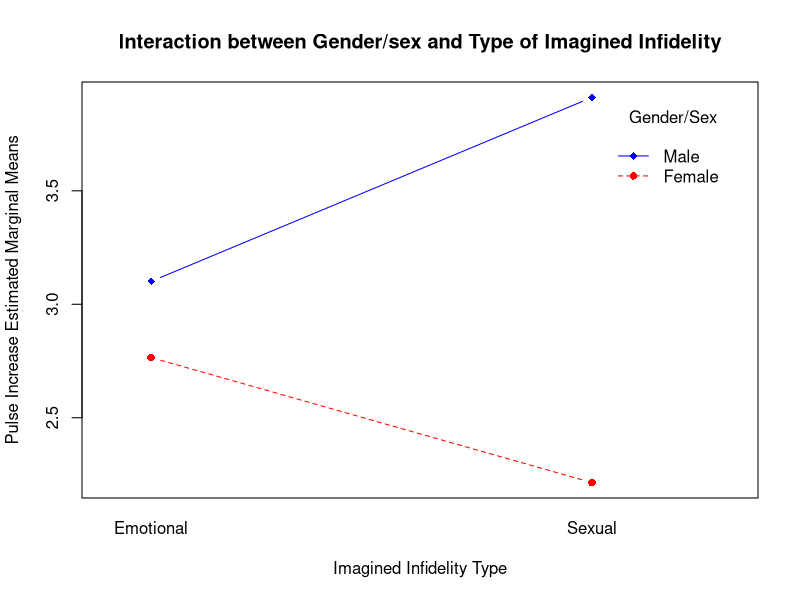

This chart was generated by the following R code:

DATA <- read.table("Buss-09.dat", header=TRUE, col.names = c("Group", "Gender/Sex", "Type of Imagined Infidelity", "Pulse_Increase"))

DATA$Group[DATA$Group==1] <- "Male, Sexual Image"
DATA$Group[DATA$Group==2] <- "Male, Emotional Image"
DATA$Group[DATA$Group==3] <- "Female, Sexual Image"
DATA$Group[DATA$Group==4] <- "Female, Emotional Image"
DATA$Gender.Sex[DATA$Gender.Sex==1] <- "Male"
DATA$Gender.Sex[DATA$Gender.Sex==2] <- "Female"
DATA$Type.of.Imagined.Infidelity[DATA$Type.of.Imagined.Infidelity==1] <- "Sexual"
DATA$Type.of.Imagined.Infidelity[DATA$Type.of.Imagined.Infidelity==2] <- "Emotional"

# View(DATA)

# Descriptive statistics

table(DATA$Gender.Sex, DATA$Type.of.Imagined.Infidelity)

# View mean and SD of Pulse_Increase by group

aggregate(DATA$Pulse_Increase, by=list(DATA$Gender.Sex, DATA$Type.of.Imagined.Infidelity), FUN=mean)

aggregate(DATA$Pulse_Increase, by=list(DATA$Gender.Sex, DATA$Type.of.Imagined.Infidelity), FUN=sd)

# Calculating F_max. Result is <10, and therefore the data has approximately equal variances

(3.947743^2/3.872860^2)

aggregate(DATA$Pulse_Increase, by=list(DATA$Gender.Sex), FUN=mean)

aggregate(DATA$Pulse_Increase, by=list(DATA$Type.of.Imagined.Infidelity), FUN=mean)


#__________________________________________________________________________________________________________

# Omnibus factorial ANOVA

omnibus <-aov(DATA$Pulse_Increase ~ DATA$Gender.Sex*DATA$Type.of.Imagined.Infidelity)
summary(omnibus)
# eta-squared for Gender.Sex
99/(99+5794)
# eta-squared for Type.of.Imagined.Infidelity
2/(2+5794)
# eta-squared for Gender.Sex*Type.of.Imagined.Infidelity
44/(44+5794)



# Simple Main Effects

Gender.Male = subset(DATA, DATA$Gender.Sex=="Male")
Gender.Female = subset(DATA, DATA$Gender.Sex=="Female")

ImaginedInfidelity.Male = aov(Pulse_Increase~Type.of.Imagined.Infidelity, data=Gender.Male)
summary(ImaginedInfidelity.Male)
# eta-squared
31.4/(31.4+2927.7)


ImaginedInfidelity.Female = aov(Pulse_Increase~Type.of.Imagined.Infidelity, data=Gender.Female)
summary(ImaginedInfidelity.Female)
# eta-squared
14.6/(14.6+2866.4)

# Larger eta-squared indicates that Effect of imagined infidelity is greater in Males than Females


Infidelity.Emotional = subset(DATA, DATA$Type.of.Imagined.Infidelity=="Emotional")
Infidelity.Sexual = subset(DATA, DATA$Type.of.Imagined.Infidelity=="Sexual")

Gender.Emotional = aov(Pulse_Increase~Gender.Sex, data=Infidelity.Emotional)
summary(Gender.Emotional)
# eta-squared
5.4/(5.4+2887.6)


Gender.Sexual = aov(Pulse_Increase~Gender.Sex, Infidelity.Sexual)
summary(Gender.Sexual)
# eta-squared
137.6/(137.6+2906.5)

# Larger eta-squared indicates that Effect of gender is greater in sexual than emotional conditions of imagined infidelity

# Other perspective simple main effects

interaction.plot(DATA$Type.of.Imagined.Infidelity, DATA$Gender.Sex, DATA$Pulse_Increase, type="b", 
                 col=c("red","blue"), pch=c(16, 18), main = "Interaction between Gender/sex and Type of Imagined Infidelity",
                 ylab= "Pulse Increase Estimated Marginal Means", xlab = "Imagined Infidelity Type", trace.label =  "Gender/Sex"
                 )


